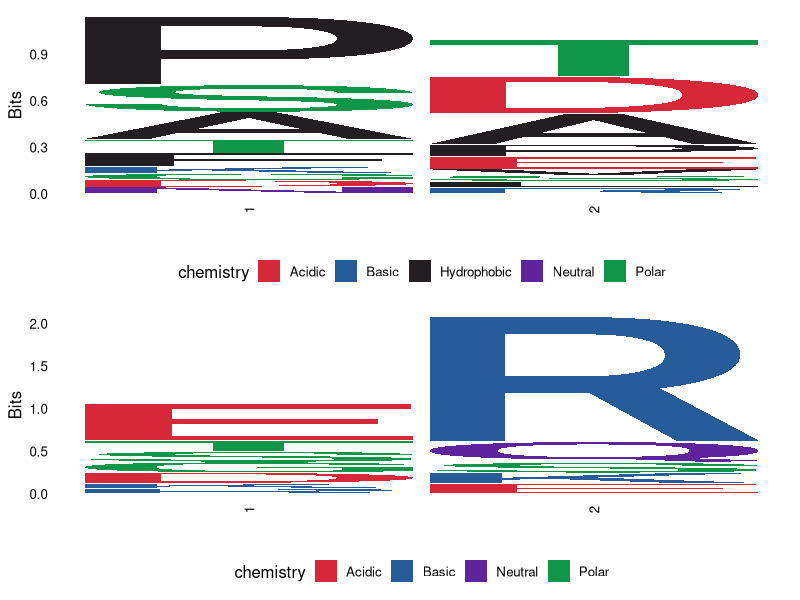

Write R code to recreate this figure.
# Name:     04_get_t2_logo_ck.R
# Updated:  20221122
# Author:   Andrew Kleist

# packages, working directory
setwd("~/Desktop/Volkman_Lab/BABU_VOLKMAN/CHEMOKINE_PRJ/Data/chemokine_gpcr_ms/")
library(tidyverse)
library(ggseqlogo)

################################################################################

  # define tier2 sequence positions
  pos <- c("NTc.Cm3", "NTc.Cm1")
    
  # load alignment df
  seq <- read_csv("02_ck_seq/data/processed/ALL_para_df.csv")
    
  # make CC/CXC and unique columns
  group1 <- seq %>% filter(class == "cc")
  group1 <- group1[(names(group1) %in% pos)]
  group1 <- unite(group1[,1:ncol(group1)], col = seq_string,  sep = "")
  
  group2 <- seq %>% filter(class == "cxc")
  group2 <- group2[(names(group2) %in% pos)]
  group2 <- unite(group2[,1:ncol(group2)], col = seq_string,  sep = "")
  
  # plot
  p1 <- ggseqlogo(group1,  method = 'bits' ) +
    theme(axis.text.x = element_text(angle = 90, hjust = 1))
  p2 <- ggseqlogo(group2,  method = 'bits' ) +
    theme(axis.text.x = element_text(angle = 90, hjust = 1))
  gridExtra::grid.arrange(p1, p2)
  #rm(ck, ck.cc, ck.cxc, p.cc, p.cxc)
  
  
